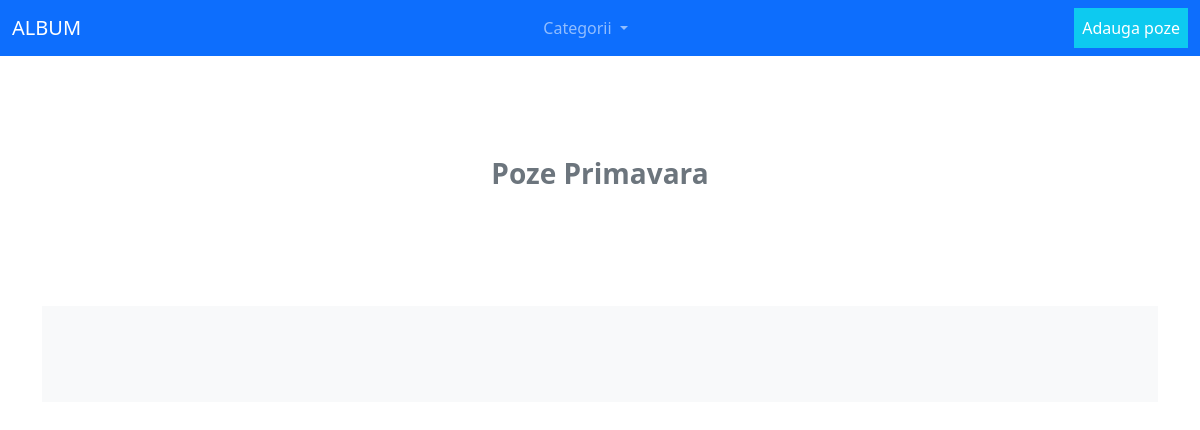
The page /primavara on the database as committed earlier.
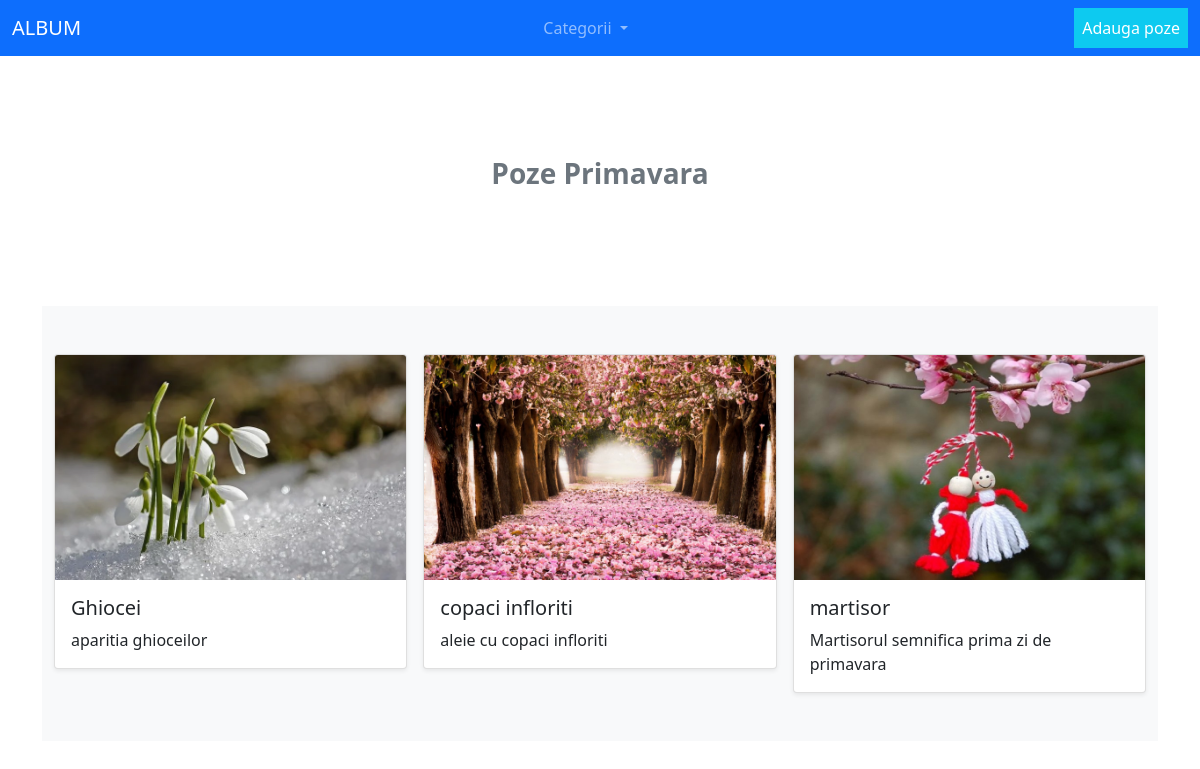
The same page on the database as committed later.
### shop/models.py (models this page shows, shortened)
class Album(models.Model):
    vara= 'Vara'
    toamna = 'Toamna'
    iarna = 'Iarna'
    primavara = 'Primavara'
    altele = 'Altele'
    nume_anotimp = [
        (vara,'Vara'),
        (toamna,'Toamna'),
        (iarna,'Iarna'),
        (primavara,'Primavara'),
        (altele, 'Altele')
    ]
    title = models.CharField('Titlu', max_length=50)
    image = models.ImageField( upload_to='shop_images/')
    desc = models.TextField('text')
    anotimp = models.CharField(choices=nume_anotimp,
                               max_length=10,)
    class Meta:
        verbose_name = 'toate postarile'
        verbose_name_plural = 'postari'

### shop/views.py (the view)
# urls.py: path('primavara', views.primavara, name='primavara'),
def primavara(request):
    postari = Album.objects.filter(anotimp='Primavara').order_by('-id')
    return render (request, 'primavara.html', {'postari': postari})

### shop/templates/primavara.html (shortened to what this page needs)
{%  extends 'base.html' %}
{% block content %}
<main>
    <section class="py-5 text-center container ">
        <div class="row py-lg-5">
            <div class="col-lg-6 col-md-8 mx-auto">
                <p class=" text-muted fw-bold fs-3">Poze Primavara</p>
            </div>
        </div>
    </section>
    <div class="album py-5 bg-light">
        <div class="container">
            <div class="row row-cols-1 row-cols-sm-2  row-cols-md-3 g-3">
                {% for post in postari.all %}
                <div class="col-md-4">
                    <div class="card shadow-sm">
                        <img src="{{ post.image.url }}" class="card-img-top" width="100%" height="225">
                        <div class="card-body">
                            <h5 class="card-title ">{{ post.title }}</h5>
                            <p class="card-text">{{ post.desc }}</p>
                        </div>
                    </div>
                </div>
                {% endfor %}
            </div>
        </div>
    </div>
</main>
{% endblock%}

Rows that differ between the two databases and show on the page:
added Album: image (picture), title "Ghiocei", desc "aparitia ghioceilor"
added Album: image (picture), title "copaci infloriti", desc "aleie cu copaci infloriti"
added Album: image (picture), title "martisor", desc "Martisorul semnifica prima zi de primavara"
